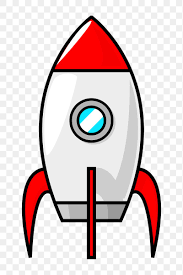
#> input picture resources/rocket.png, 183 x 275 px
$ python processRocketImage.py
#> lines starting #> are read from the running program, lines starting #| are printed output that depends on the picture; after the words box and inside, x2 and y2 are one past the last pixel; in counts of white or black regions, pixels touching at a corner belong together
# process image
import numpy as np
import cv2
import matplotlib.pyplot as plt
import matplotlib.image as mpimg
img = cv2.imread('../resources/rocket.png')
#> img is the input picture: shape (275, 183, 3); mean B, G, R 205, 204.8, 221.5
'''
mask_R = np.logical_and(img[:,:,0] > 0.932, img[:,:,0] < 0.934)
mask_G = np.logical_and(img[:,:,1] > 0.932, img[:,:,1] < 0.934)
mask_B = np.logical_and(img[:,:,2] > 0.932, img[:,:,2] < 0.934)
mask = np.logical_and(mask_R, mask_G)
mask = np.logical_and(mask, mask_B)
mask = mask.astype('uint8')
plt.imshow(mask)
plt.show()

erosion_shape = cv2.MORPH_RECT
erosion_size = 1
element = cv2.getStructuringElement(erosion_shape, (2 * erosion_size + 1, 2 * erosion_size + 1), (erosion_size, erosion_size))
mask = cv2.erode(mask, element)
plt.imshow(mask)
plt.show()

dilation_shape = cv2.MORPH_RECT
dilation_size = 1
element = cv2.getStructuringElement(dilation_shape, (2 * dilation_size + 1, 2 * dilation_size + 1), (dilation_size, dilation_size))
mask = cv2.dilate(mask, element)
'''

# fill in the black contours
gray = cv2.cvtColor(img, cv2.COLOR_BGR2GRAY)
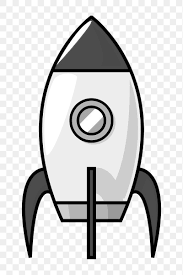
#> gray: shape (275, 183); min 0, max 255, mean 209.8
gray = (gray < 5).astype('uint8')
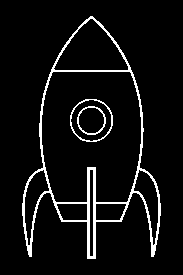
#> gray: shape (275, 183); values 0 (black) and 1 (white), 6.3% white in thin lines or dots, all inside (x1, y1, x2, y2) = (22, 16, 161, 259)

plt.imshow(gray)
plt.show()

contours, hierarchy = cv2.findContours(gray, cv2.RETR_TREE, cv2.CHAIN_APPROX_SIMPLE)
#> contours = 12 contours; largest, box (x1, y1, x2, y2) and area: (22, 16, 161, 259) 18774, (41, 71, 142, 203) 11735, (53, 18, 129, 71) 2350, (70, 99, 113, 142) 1423, (70, 99, 112, 142) 1321

mask = np.zeros_like(gray)
for contour in contours:
    mask = cv2.drawContours(mask, [contour], -1, (255,255,255), -1)
#> this loop made 12 passes
#> pass 1, `mask = cv2.drawContours(mask, [contour], -1, (255,255,255), -1)`:
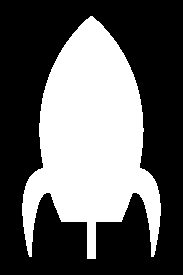
#> mask: shape (275, 183); 38.1% white; 1 white region, box (x1, y1, x2, y2) and area: (22, 16, 161, 259) 19186
plt.imshow(mask)
plt.show()

#result = cv2.bitwise_and(img, mask)
img = mpimg.imread('../resources/rocket.png')
#> img: shape (275, 183, 4) float32
img[:,:,3] = np.array(mask,dtype=float)/255.0

plt.imshow(img)
plt.show()
breakpoint()
plt.imsave('./resources/rocket_alpha.png',img)
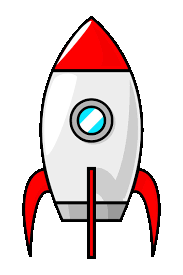
#> saved as rocket_alpha.png: shape (275, 183, 4); mean R, G, B, A 221.5, 204.8, 205, 97.2; transparent parts drawn white
